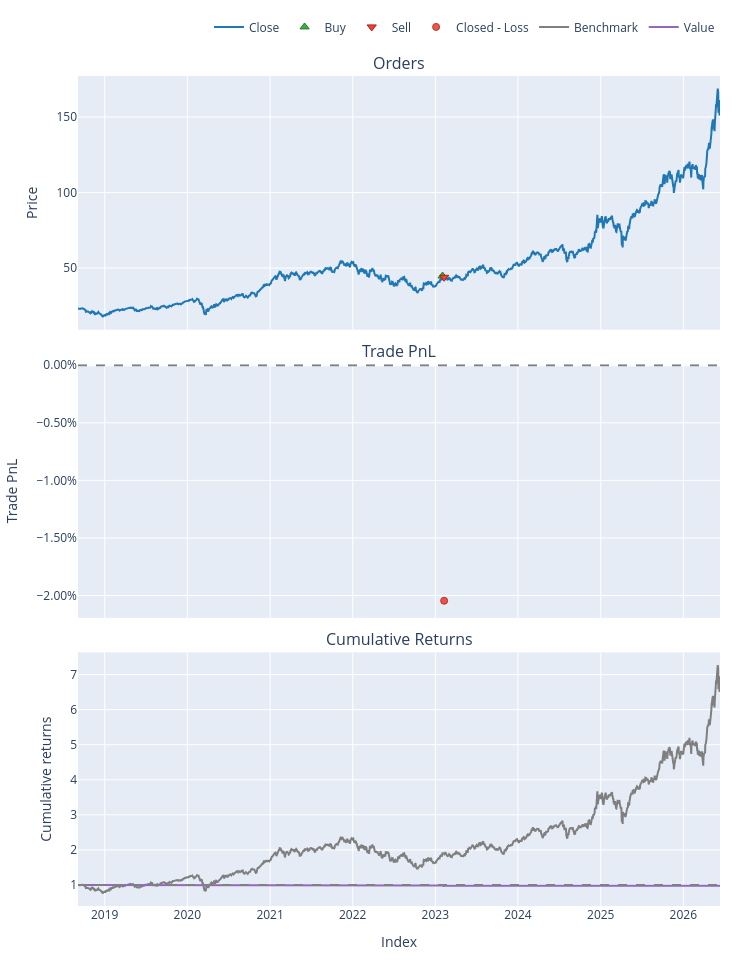

The code cell stored with this chart in its notebook:
### Markdown cell above
### **RESULTS**

### Code cell
# ================== RESULTS ==================
print(pf.stats())
pf.plot().show()                    # Equity curve, drawdowns, trades
# pf.orders.plot()                  # Trade visualization
# pf.drawdown.plot()                # Drawdown analysis

### Figure 1 — Plotly figure (JSON) as saved in the notebook; plotly's stock layout.template omitted (floating-point values rounded to 4 significant figures; data arrays with more than 128 entries replaced by an {"elided": "..."} marker saying what was removed)
{"data": [{"legendgroup": "0", "line": {"color": "#1f77b4"}, "name": "Close", "showlegend": true, "type": "scatter", "uid": "e370b086-b0a2-4e3e-8af8-77d108aa8e95", "x": {"elided": "1953 str values"}, "xaxis": "x", "y": {"elided": "1953 float values"}, "yaxis": "y"}, {"customdata": [[0.0, 2232.0, 99.9]], "hovertemplate": "Order Id: %{customdata[0]}<br>Timestamp: %{x}<br>Price: %{y}<br>Size: %{customdata[1]:.6f}<br>Fees: %{customdata[2]:.6f}", "legendgroup": "1", "marker": {"color": "#37B13F", "line": {"color": "rgb(38,123,44)", "width": 1}, "size": 8, "symbol": "triangle-up"}, "mode": "markers", "name": "Buy", "type": "scatter", "uid": "724d43ed-2c39-48f1-8d41-5687e288c0a5", "x": ["2023-02-02T00:00:00+00:00"], "xaxis": "x", "y": [44.75], "yaxis": "y"}, {"customdata": [[1.0, 2232.0, 98.06]], "hovertemplate": "Order Id: %{customdata[0]}<br>Timestamp: %{x}<br>Price: %{y}<br>Size: %{customdata[1]:.6f}<br>Fees: %{customdata[2]:.6f}", "legendgroup": "2", "marker": {"color": "#EA4335", "line": {"color": "rgb(181,31,18)", "width": 1}, "size": 8, "symbol": "triangle-down"}, "mode": "markers", "name": "Sell", "type": "scatter", "uid": "4acc53ba-5a93-46c2-817c-2ef2e1668982", "x": ["2023-02-09T00:00:00+00:00"], "xaxis": "x", "y": [43.93], "yaxis": "y"}, {"customdata": [[0.0, 0.0, -2043.0, -0.02045]], "hovertemplate": "Exit Trade Id: %{customdata[0]}<br>Position Id: %{customdata[1]}<br>Exit Timestamp: %{x}<br>PnL: %{customdata[2]:.6f}<br>Return: %{customdata[3]:.2%}", "legendgroup": "3", "marker": {"color": "#EA4335", "line": {"color": "rgb(181,31,18)", "width": 1}, "opacity": [0.9], "size": [7], "symbol": "circle"}, "mode": "markers", "name": "Closed - Loss", "type": "scatter", "uid": "c88ab5ec-21ba-4da7-8eba-e12b7bafa237", "x": ["2023-02-09T00:00:00+00:00"], "xaxis": "x2", "y": [-0.02045], "yaxis": "y2"}, {"legendgroup": "4", "line": {"color": "#7f7f7f"}, "name": "Benchmark", "showlegend": true, "type": "scatter", "uid": "da53d178-582d-4647-acb1-73bf2cbd691e", "x": {"elided": "1953 str values"}, "xaxis": "x3", "y": {"elided": "1953 float values"}, "yaxis": "y3"}, {"hoverinfo": "skip", "legendgroup": "5", "line": {"color": "rgba(0, 0, 0, 0)", "width": 0}, "opacity": 0, "showlegend": false, "type": "scatter", "uid": "1a7eff86-6be7-4927-bb4d-2a15a6f83d10", "x": {"elided": "1953 str values"}, "xaxis": "x3", "y": {"elided": "1953 int values"}, "yaxis": "y3"}, {"connectgaps": false, "fill": "tonexty", "fillcolor": "rgba(255, 0, 0, 0.3)", "hoverinfo": "skip", "legendgroup": "5", "line": {"color": "rgba(0, 0, 0, 0)", "width": 0}, "opacity": 0, "showlegend": false, "type": "scatter", "uid": "e8e5a9b8-63b7-4d97-ac3f-47d67a777fdb", "x": {"elided": "1953 str values"}, "xaxis": "x3", "y": {"elided": "1953 float values"}, "yaxis": "y3"}, {"legendgroup": "6", "line": {"color": "#9467bd"}, "name": "Value", "showlegend": true, "type": "scatter", "uid": "63c2e602-e1ac-49cb-9d5d-ff25f59092e7", "x": {"elided": "1953 str values"}, "xaxis": "x3", "y": {"elided": "1953 float values"}, "yaxis": "y3"}, {"hoverinfo": "skip", "legendgroup": "5", "line": {"color": "rgba(0, 0, 0, 0)", "width": 0}, "opacity": 0, "showlegend": false, "type": "scatter", "uid": "9c55d01f-e2f1-46e6-a97d-4441da991619", "x": {"elided": "1953 str values"}, "xaxis": "x3", "y": {"elided": "1953 int values"}, "yaxis": "y3"}], "layout": {"annotations": [{"font": {"size": 16}, "showarrow": false, "text": "Orders", "x": 0.5, "xanchor": "center", "xref": "paper", "y": 1, "yanchor": "bottom", "yref": "paper"}, {"font": {"size": 16}, "showarrow": false, "text": "Trade PnL", "x": 0.5, "xanchor": "center", "xref": "paper", "y": 0.6528, "yanchor": "bottom", "yref": "paper"}, {"font": {"size": 16}, "showarrow": false, "text": "Cumulative Returns", "x": 0.5, "xanchor": "center", "xref": "paper", "y": 0.3056, "yanchor": "bottom", "yref": "paper"}], "height": 960, "legend": {"orientation": "h", "traceorder": "normal", "x": 1, "xanchor": "right", "y": 1.042, "yanchor": "bottom"}, "margin": {"b": 30, "l": 30, "r": 30, "t": 30}, "shapes": [{"line": {"color": "gray", "dash": "dash"}, "type": "line", "x0": 0, "x1": 1, "xref": "paper", "y0": 0, "y1": 0, "yref": "y2"}, {"line": {"color": "gray", "dash": "dash"}, "type": "line", "x0": 0, "x1": 1, "xref": "paper", "y0": 1, "y1": 1, "yref": "y3"}], "showlegend": true, "width": 750, "xaxis": {"anchor": "y", "domain": [0, 1], "matches": "x3", "showticklabels": false}, "xaxis2": {"anchor": "y2", "domain": [0, 1], "matches": "x3", "showticklabels": false}, "xaxis3": {"anchor": "y3", "domain": [0, 1], "title": {"text": "Index"}}, "yaxis": {"anchor": "x", "domain": [0.6944, 1], "title": {"text": "Price"}}, "yaxis2": {"anchor": "x2", "domain": [0.3472, 0.6528], "tickformat": ".2%", "title": {"text": "Trade PnL"}}, "yaxis3": {"anchor": "x3", "domain": [0, 0.3056], "title": {"text": "Cumulative returns"}}}}
